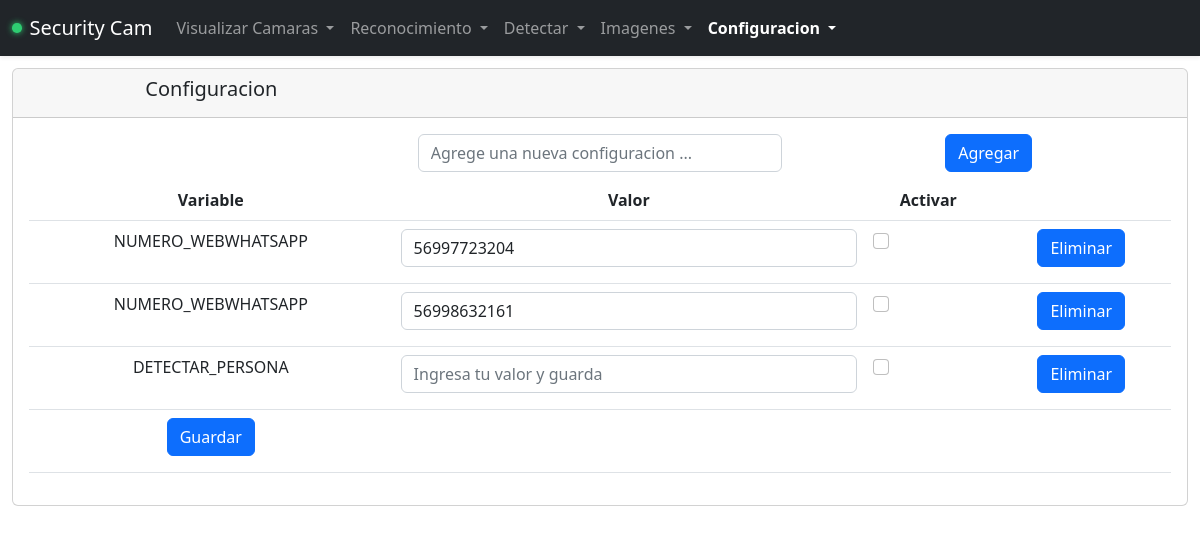
The page /config/index on the database its author committed.
### cam/models.py (models this page shows)
class Configuration(models.Model):
    c_group_id = models.IntegerField(blank=False,null=False,default=0)
    c_type_n   = models.IntegerField(blank=False,null=False,default=0)
    c_type_c   = models.CharField(max_length=10)
    c_name     = models.CharField(max_length=100)
    c_value    = models.CharField(max_length=200)
    c_activity = models.BooleanField(default=False)
    c_agregado = models.BooleanField(default=True)
    c_date     = models.DateTimeField(blank=True,null=True,auto_now_add=True)
    def get_delete_url(self):
        return reverse('configDelete', args=[str(self.id)])

### cam/views.py (the view, shortened to what this page needs)
# urls.py: path('config/index',views.configIndex,name='configIndex'),
def configIndex(request):
    config = DictonaryConfiguration()
    show_list_config_bd = None
    show_list_Config = None
    check = True
    value = None
    show_list_Config    = config.detail_config()
    show_list_config_bd = config.list_config_bd()
    return render(request,'config/index.html',{'show_list_config_bd':show_list_config_bd,'show_list_Config':show_list_Config})

### cam/src/configuracion/Configuracion.py (called while the page is built)
    def list_config_bd(self):
        return Configuration.objects.all()

### cam/templates/config/index.html (shortened to what this page needs)
{% extends "config/base.html" %}
{% block content %}
<div class="card text-center">
    <div class="card-header">
        <div class="row align-items-start">
            <div class="col">
                <h5>Configuracion</h5>
            </div>
            <div class="col">
            </div>
            <div class="col">
            </div>
        </div>
    </div>
    <div class="card-body">
        <form method="POST">
            <div class="row align-items-start">
                <div class="col">
                    <input class="form-control" list="datalistOptions" name="list_config" id="list_config"
                        placeholder="Agrege una nueva configuracion ...">
                </div>
                <div class="col">
                    <button type="submit" class="btn btn-primary mb-2" name="btn" value="agregar">Agregar</button>
                </div>
            </div>
            {% if show_list_config_bd %}
            <div class="table-responsive">
            <table class="table">
                <thead>
                    <tr>
                        <th scope="col">Variable</th>
                        <th scope="col">Valor</th>
                        <th scope="col">Activar</th>
                        <th scope="col"></th>
                    </tr>
                </thead>
                <tbody>
                    {% for config in show_list_config_bd %}
                    <tr>
                        <td>{{config.c_name}}</td>
                        <td>
                            {% if config.c_value != None %}
                            <input class="form-control" type="text" placeholder="Ingresa tu valor y guarda"
                                aria-label="default input example" value="{{config.c_value}}" id="valor{{config.id}}"
                                name="valor{{config.id}}">
                            {% else %}
                            <input class="form-control" type="text" placeholder="Ingresa tu valor y guarda"
                                aria-label="default input example" id="valor{{config.id}}" name="valor{{config.id}}">
                            {% endif %}
                        </td>
                        <td>
                            <div class="form-check">
                                {% if config.c_activity != False %}
                                <input class="form-check-input" type="checkbox"  name="check{{config.id}}"
                                    id="check{{config.id}}" checked>
                                {% else %}
                                <input class="form-check-input" type="checkbox"  name="check{{config.id}}"
                                    id="check{{config.id}}">
                                {% endif %}
                            </div>
                        </td>
                        <td>
                            <a href="{{config.get_delete_url}}" class="btn btn-primary mb-2">Eliminar</a>
                        </td>
                    </tr>
                    {% endfor %}
                    <tr>
                        <td>
                            <button type="submit" class="btn btn-primary mb-2" name="btn"
                                value="guardar">Guardar</button>
                        </td>
                        <td></td>
                        <td></td>
                        <td></td>
                    </tr>
                </tbody>
            </table>
            </div>
            {% endif %}
        </form>
    </div>
</div>
{% endblock %}

### rows shown on the page
Configuration: c_name "NUMERO_WEBWHATSAPP", c_value "56997723204"
Configuration: c_name "NUMERO_WEBWHATSAPP", c_value "56998632161"
Configuration: c_name "DETECTAR_PERSONA"
